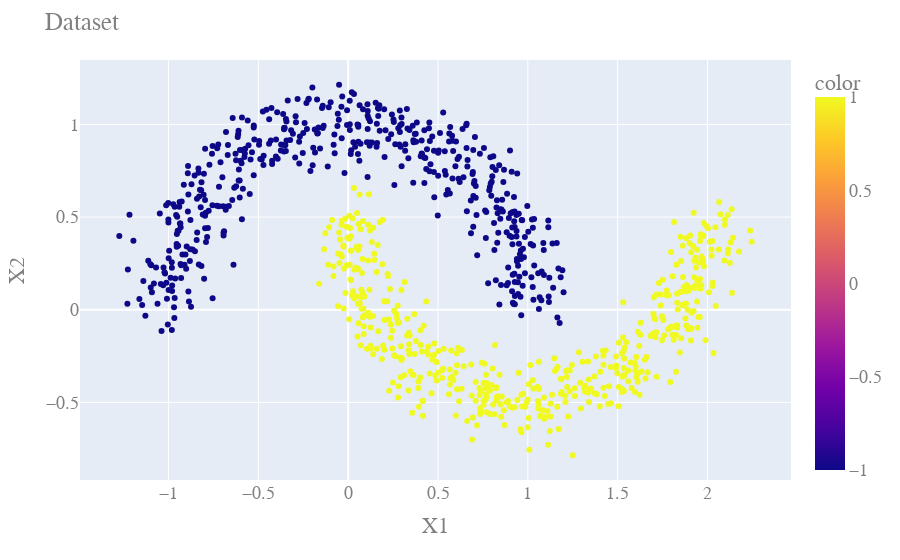

Notebook source saved alongside this figure:
### Code cell
# Make Up a Dataset 

from sklearn.datasets import make_moons

X, y = make_moons(n_samples=1000, noise=0.1)
#For y: 0-->-1 and 1-->1
y = 2*y-1

# Plot the Dataset
fig = px.scatter(x=X[:,0], y=X[:,1], color=y)

fig.update_layout(
    title="Dataset",
    xaxis_title="X1",
    yaxis_title="X2",
    legend_title="Class",
    font=dict(
        family="Courier New, monospace",
        size=18,
        color="#7f7f7f"
    )
)

fig.show()

### Figure 1 — Plotly figure (JSON) as saved in the notebook; plotly's stock layout.template omitted (floating-point values rounded to 4 significant figures; data arrays with more than 128 entries replaced by an {"elided": "..."} marker saying what was removed)
{"data": [{"hovertemplate": "x=%{x}<br>y=%{y}<br>color=%{marker.color}<extra></extra>", "legendgroup": "", "marker": {"color": {"elided": "1000 int values"}, "coloraxis": "coloraxis", "symbol": "circle"}, "mode": "markers", "name": "", "orientation": "v", "showlegend": false, "type": "scatter", "x": {"elided": "1000 float values"}, "xaxis": "x", "y": {"elided": "1000 float values"}, "yaxis": "y"}], "layout": {"coloraxis": {"colorbar": {"title": {"text": "color"}}, "colorscale": [[0, "#0d0887"], [0.1111, "#46039f"], [0.2222, "#7201a8"], [0.3333, "#9c179e"], [0.4444, "#bd3786"], [0.5556, "#d8576b"], [0.6667, "#ed7953"], [0.7778, "#fb9f3a"], [0.8889, "#fdca26"], [1, "#f0f921"]]}, "font": {"color": "#7f7f7f", "family": "Courier New, monospace", "size": 18}, "legend": {"title": {"text": "Class"}, "tracegroupgap": 0}, "margin": {"t": 60}, "title": {"text": "Dataset"}, "xaxis": {"anchor": "y", "domain": [0, 1], "title": {"text": "X1"}}, "yaxis": {"anchor": "x", "domain": [0, 1], "title": {"text": "X2"}}}}
